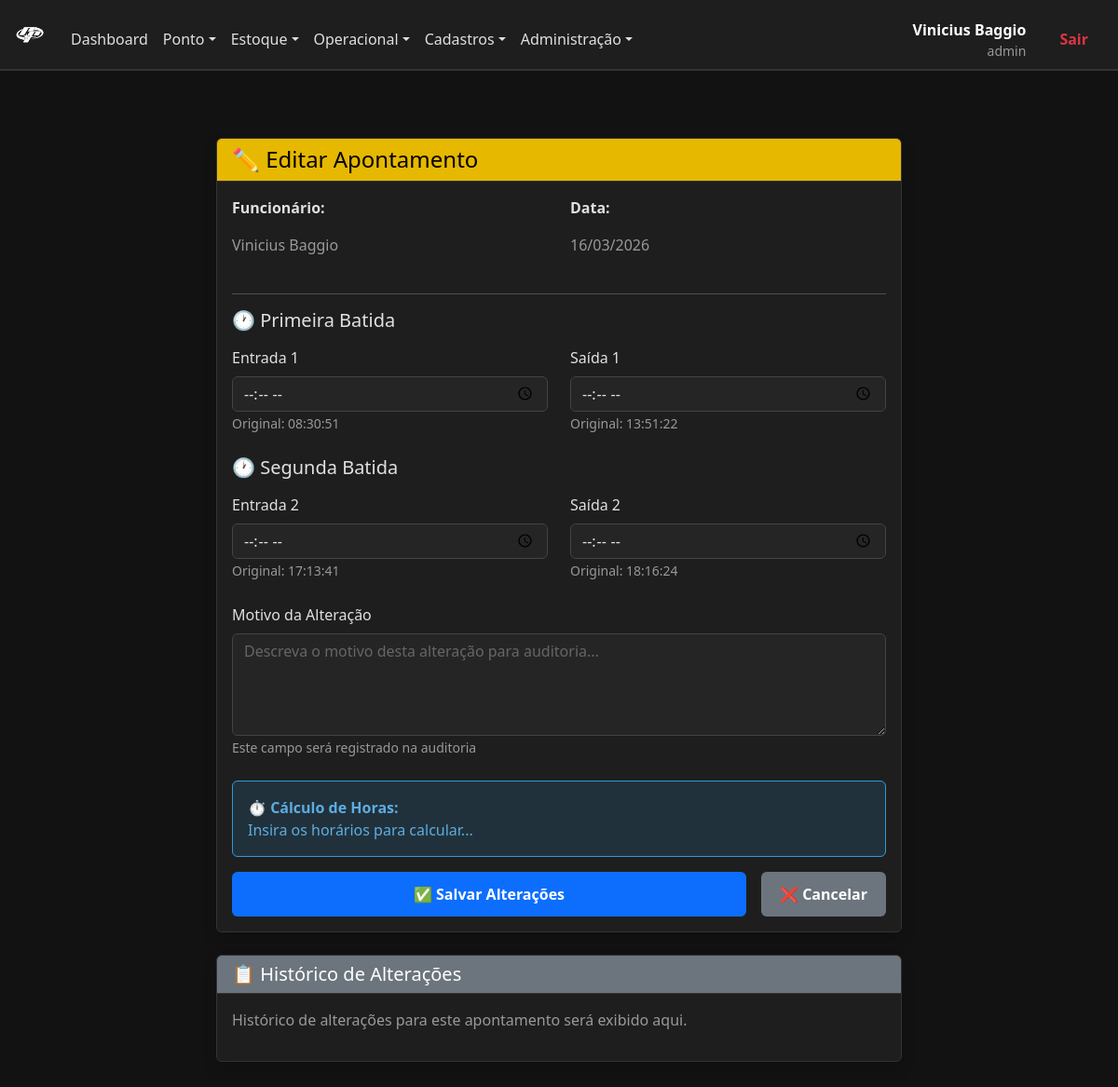
/index.php?rota=editar_ponto&id=2 (signed in), run on the app's committed database.
### tables this page shows
CREATE TABLE `apontamentos_ponto` (
  `id` int(11) NOT NULL,
  `usuario_id` int(11) NOT NULL,
  `data` date NOT NULL,
  `hora_entrada_1` time DEFAULT NULL,
  `hora_saida_1` time DEFAULT NULL,
  `foto_entrada_1` varchar(255) DEFAULT NULL COMMENT 'Path: 2026-03-14/user_5_entrada_1.jpg',
  `foto_saida_1` varchar(255) DEFAULT NULL,
  `geo_entrada_1` varchar(50) DEFAULT NULL COMMENT 'Formato: -23.5505,-46.6333',
  `geo_saida_1` varchar(50) DEFAULT NULL,
  `geo_precisao_entrada_1` int(11) DEFAULT NULL COMMENT 'Precisão em metros',
  `geo_precisao_saida_1` int(11) DEFAULT NULL,
  `ip_origem_entrada_1` varchar(50) DEFAULT NULL,
  `ip_origem_saida_1` varchar(50) DEFAULT NULL,
  `device_id_entrada_1` varchar(255) DEFAULT NULL COMMENT 'Canvas fingerprint',
  `device_id_saida_1` varchar(255) DEFAULT NULL,
  `user_agent_entrada_1` text DEFAULT NULL,
  `user_agent_saida_1` text DEFAULT NULL,
  `hora_entrada_2` time DEFAULT NULL,
  `hora_saida_2` time DEFAULT NULL,
  `foto_entrada_2` varchar(255) DEFAULT NULL,
  `foto_saida_2` varchar(255) DEFAULT NULL,
  `geo_entrada_2` varchar(50) DEFAULT NULL,
  `geo_saida_2` varchar(50) DEFAULT NULL,
  `geo_precisao_entrada_2` int(11) DEFAULT NULL,
  `geo_precisao_saida_2` int(11) DEFAULT NULL,
  `ip_origem_entrada_2` varchar(50) DEFAULT NULL,
  `ip_origem_saida_2` varchar(50) DEFAULT NULL,
  `device_id_entrada_2` varchar(255) DEFAULT NULL,
  `device_id_saida_2` varchar(255) DEFAULT NULL,
  `user_agent_entrada_2` text DEFAULT NULL,
  `user_agent_saida_2` text DEFAULT NULL,
  `hora_entrada_3` time DEFAULT NULL,
  `hora_saida_3` time DEFAULT NULL,
  `foto_entrada_3` varchar(255) DEFAULT NULL,
  `foto_saida_3` varchar(255) DEFAULT NULL,
  `geo_entrada_3` varchar(50) DEFAULT NULL,
  `geo_saida_3` varchar(50) DEFAULT NULL,
  `geo_precisao_entrada_3` int(11) DEFAULT NULL,
  `geo_precisao_saida_3` int(11) DEFAULT NULL,
  `ip_origem_entrada_3` varchar(50) DEFAULT NULL,
  `ip_origem_saida_3` varchar(50) DEFAULT NULL,
  `device_id_entrada_3` varchar(255) DEFAULT NULL,
  `device_id_saida_3` varchar(255) DEFAULT NULL,
  `user_agent_entrada_3` text DEFAULT NULL,
  `user_agent_saida_3` text DEFAULT NULL,
  `status` varchar(50) DEFAULT 'presente' COMMENT 'presente, ausente, falta, atestado',
  `observacao` text DEFAULT NULL,
  `criado_em` datetime DEFAULT current_timestamp(),
  `atualizado_em` datetime DEFAULT current_timestamp() ON UPDATE current_timestamp()
);

CREATE TABLE `usuarios` (
  `id` int(11) NOT NULL,
  `nome` varchar(100) NOT NULL,
  `username` varchar(50) DEFAULT NULL,
  `email` varchar(100) NOT NULL,
  `cpf` varchar(14) DEFAULT NULL,
  `departamento` varchar(100) DEFAULT 'Geral',
  `cargo` varchar(100) DEFAULT 'Operacional',
  `senha` varchar(255) NOT NULL,
  `nivel` varchar(20) DEFAULT 'comum',
  `carga_horaria_diaria` decimal(4,2) DEFAULT 8.00,
  `horario_entrada_1` time DEFAULT '08:00:00',
  `horario_saida_1` time DEFAULT '12:00:00',
  `horario_entrada_2` time DEFAULT '13:00:00',
  `horario_saida_2` time DEFAULT '18:00:00',
  `data_admissao` date DEFAULT NULL,
  `tipo_contrato` varchar(50) DEFAULT 'CLT'
);

### src/controllers/PontoController.php (called while the page is built, shortened)
<?php
class PontoController {
    public function editarPonto() {
        $apontamento_id = $_GET['id'] ?? null;
        $pdo = Database::getConnection();
        $sql = "SELECT ap.*, u.nome FROM apontamentos_ponto ap INNER JOIN usuarios u ON ap.usuario_id = u.id WHERE ap.id = ?";
        $stmt = $pdo->prepare($sql);
        $stmt->execute([$apontamento_id]);
        $apontamento = $stmt->fetch(PDO::FETCH_ASSOC);
        require __DIR__ . '/../views/geral/header.php';
        require __DIR__ . '/../views/admin/editar_ponto.php';
        require __DIR__ . '/../views/geral/footer.php';
    }
}
?>

### src/views/admin/editar_ponto.php (the view, shortened to what this page needs)
<div class="container py-5">
    <div class="row justify-content-center">
        <div class="col-lg-8">
            <div class="card shadow">
                <div class="card-header bg-primary text-white">
                    <h4 class="mb-0">✏️ Editar Apontamento</h4>
                </div>
                <div class="card-body">
                    <div class="row mb-4">
                        <div class="col-md-6">
                            <p><strong>Funcionário:</strong></p>
                            <p class="text-muted"><?php echo $apontamento['nome']; ?></p>
                        </div>
                        <div class="col-md-6">
                            <p><strong>Data:</strong></p>
                            <p class="text-muted"><?php echo date('d/m/Y', strtotime($apontamento['data'])); ?></p>
                        </div>
                    </div>
                    <hr>
                    <form id="form-editar-ponto" method="POST" action="index.php?rota=salvar_edicao_ponto">
                        <fieldset class="mb-4">
                            <legend class="h5 mb-3">🕐 Primeira Batida</legend>
                            <div class="row">
                                <div class="col-md-6">
                                    <label class="form-label">Entrada 1</label>
                                    <input type="time"
                                           name="hora_entrada_1"
                                           class="form-control"
                                           value="<?php echo explode(' ', $apontamento['hora_entrada_1'])[1] ?? ''; ?>"
                                           required>
                                    <small class="form-text text-muted">Original: <?php echo $apontamento['hora_entrada_1'] ?? '---'; ?></small>
                                </div>
                                <div class="col-md-6">
                                    <label class="form-label">Saída 1</label>
                                    <input type="time"
                                           name="hora_saida_1"
                                           class="form-control"
                                           value="<?php echo explode(' ', $apontamento['hora_saida_1'])[1] ?? ''; ?>">
                                    <small class="form-text text-muted">Original: <?php echo $apontamento['hora_saida_1'] ?? '---'; ?></small>
                                </div>
                            </div>
                        </fieldset>
                        <fieldset class="mb-4">
                            <legend class="h5 mb-3">🕐 Segunda Batida</legend>
                            <div class="row">
                                <div class="col-md-6">
                                    <label class="form-label">Entrada 2</label>
                                    <input type="time"
                                           name="hora_entrada_2"
                                           class="form-control"
                                           value="<?php echo explode(' ', $apontamento['hora_entrada_2'])[1] ?? ''; ?>">
                                    <small class="form-text text-muted">Original: <?php echo $apontamento['hora_entrada_2'] ?? '---'; ?></small>
                                </div>
                                <div class="col-md-6">
                                    <label class="form-label">Saída 2</label>
                                    <input type="time"
                                           name="hora_saida_2"
                                           class="form-control"
                                           value="<?php echo explode(' ', $apontamento['hora_saida_2'])[1] ?? ''; ?>">
                                    <small class="form-text text-muted">Original: <?php echo $apontamento['hora_saida_2'] ?? '---'; ?></small>
                                </div>
                            </div>
                        </fieldset>
                        <div class="mb-4">
                            <label class="form-label">Motivo da Alteração</label>
                            <textarea name="motivo_alteracao"
                                      class="form-control"
                                      rows="4"
                                      required
                                      placeholder="Descreva o motivo desta alteração para auditoria..."></textarea>
                            <small class="form-text text-muted">Este campo será registrado na auditoria</small>
                        </div>
                        <div class="alert alert-info">
                            <strong>⏱️ Cálculo de Horas:</strong>
                            <p class="mb-0" id="horas-calculadas">Insira os horários para calcular...</p>
                        </div>
                        <div class="d-flex gap-3">
                            <button type="submit" class="btn btn-primary flex-grow-1">
                                ✅ Salvar Alterações
                            </button>
                            <a href="index.php?rota=ponto_todos" class="btn btn-secondary">
                                ❌ Cancelar
                            </a>
                        </div>
                    </form>
                </div>
            </div>
            <div class="card shadow mt-4">
                <div class="card-header bg-secondary text-white">
                    <h5 class="mb-0">📋 Histórico de Alterações</h5>
                </div>
                <div class="card-body">
                    <div class="timeline">
                        <p class="text-muted">Histórico de alterações para este apontamento será exibido aqui.</p>
                    </div>
                </div>
            </div>
        </div>
    </div>
</div>

### assets/estilo.css (style rules this page uses)
:root { --bg-color: #121212; --surface-color: #1e1e1e; --bg-surface-2: #252525; --primary-color: #e6b800; --text-color: #e0e0e0; --sidebar-width: 260px; --brand-green: #27ae60; --brand-red: #c0392b; --transition-speed: 0.3s; }
* { box-sizing: border-box; }
html, body { background-color: var(--bg-color); color: var(--text-color); font-family: 'Segoe UI', Roboto, Helvetica, Arial, sans-serif; margin: 0; transition: padding-left var(--transition-speed) ease; line-height: 1.5; min-height: 100vh; }
a { text-decoration: none; color: inherit; }
.card { background-color: var(--surface-color); border-color: #333; color: var(--text-color); }
.card-header { background-color: #252525; border-color: #333; color: var(--text-color); }
.card-header.bg-primary { background-color: var(--primary-color) !important; color: #000 !important; }
.alert { color: var(--text-color); }
.alert-info { background-color: rgba(52, 152, 219, 0.15); border-color: #3498db; color: #5dade2; }
.form-control, .form-select { background-color: #252525; border-color: #444; color: var(--text-color); }
.form-control::placeholder { color: #666; }
.btn { padding: 12px 20px; border-radius: 6px; font-weight: bold; cursor: pointer; border: none; display: inline-flex; align-items: center; justify-content: center; gap: 8px; transition: 0.2s; }
a { color: var(--primary-color); transition: color 0.2s ease; }
.text-muted { color: #999 !important; }

### data on the page
apontamentos_ponto: usuario.nome "Vinicius Baggio", data "16/03/2026", hora_entrada_1 "08:30:51", hora_saida_1 "13:51:22", hora_entrada_2 "17:13:41", hora_saida_2 "18:16:24"

### other printed values
$item['label'] "Dashboard"
$item['label'] "Ponto"
$item['label'] "Estoque"
$item['label'] "Operacional"
$item['label'] "Cadastros"
$item['label'] "Administração"
$_SESSION['user_name'] "Vinicius Baggio"
$_SESSION['user_nivel'] "admin"
